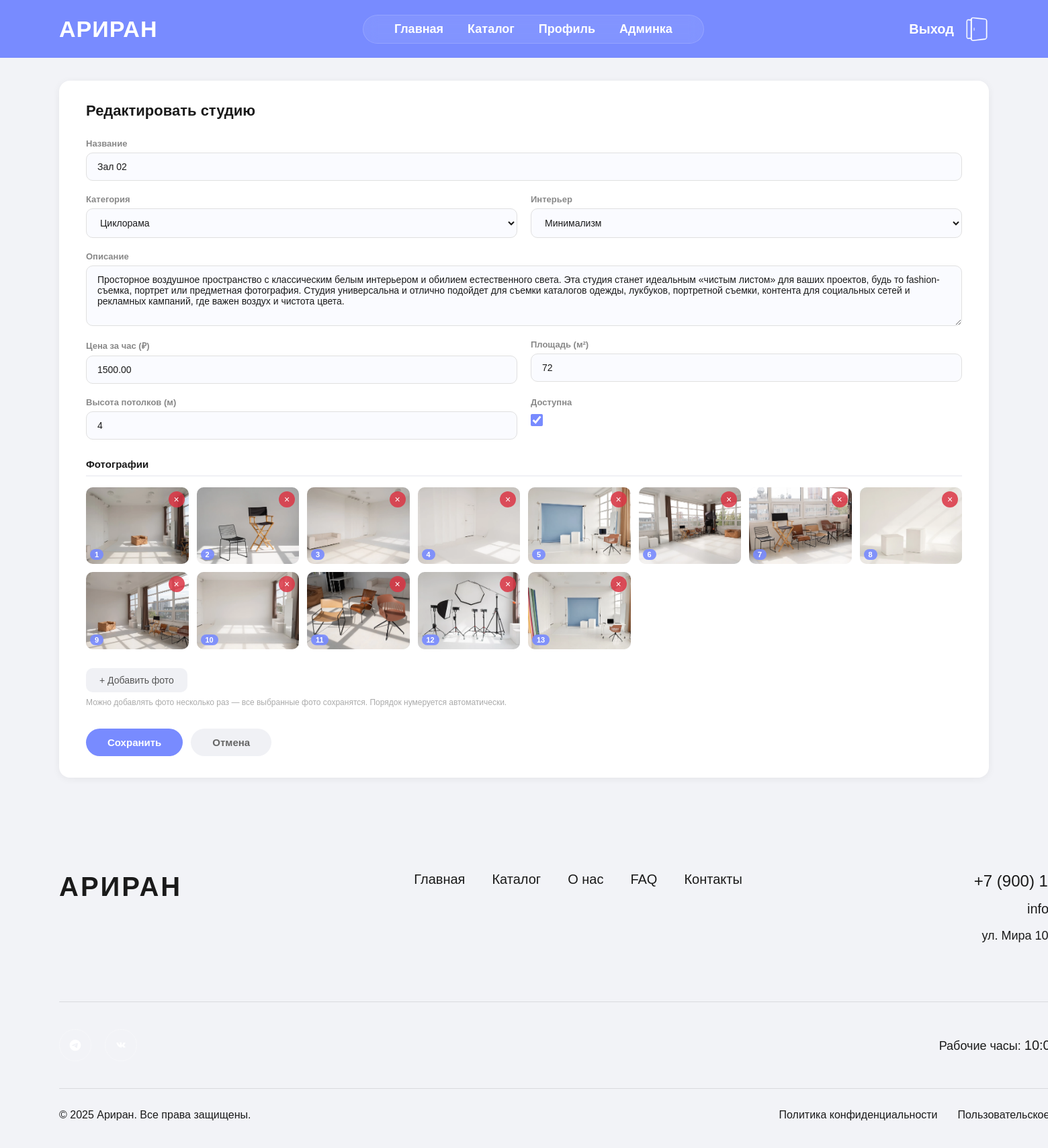
Screenshot of /admin-panel/studio/2/edit/ (signed in) with the database file from the repository.
### studios/models.py (models this page shows, shortened)
class Studio(models.Model):
    name = models.CharField('Название', max_length=255, null=False)
    category = models.ForeignKey(
        Category, on_delete=models.CASCADE,
        related_name='studios',
        null=True, blank=True,
        verbose_name='Категория'
    )
    interior = models.ForeignKey(
        Interior, on_delete=models.CASCADE,
        related_name='studios',
        null=True, blank=True,
        verbose_name='Интерьер'
    )
    description = models.TextField('Описание', null=False)
    price_per_hour = models.DecimalField('Цена за час', max_digits=10, decimal_places=2, null=False)
    area = models.IntegerField('Площадь (м²)', null=False)
    ceiling_height = models.IntegerField('Высота потолков (м)', default=3, null=False)
    is_available = models.BooleanField('Доступна', default=True, null=False)
    created_at = models.DateTimeField('Дата добавления', auto_now_add=True, null=False)
    class Meta:
        verbose_name = 'Студия'
        verbose_name_plural = 'Студии'
        db_table = 'studio'
        ordering = ['name']

class StudioPhoto(models.Model):
    studio = models.ForeignKey(
        Studio, on_delete=models.CASCADE,
        related_name='photos',
        null=False,
        verbose_name='Студия'
    )
    image = models.ImageField('Фото', upload_to='studios/', null=False)
    order = models.IntegerField('Порядок', default=0, null=False)
    class Meta:
        verbose_name = 'Фотография студии'
        verbose_name_plural = 'Фотографии студий'
        db_table = 'studiophoto'
        ordering = ['order']

### studios/views.py (the view)
# urls.py: path('admin-panel/studio/<int:studio_id>/edit/', views.admin_studio_edit, name='admin_studio_edit'),
@admin_required
def admin_studio_edit(request, studio_id):
    studio = get_object_or_404(Studio, pk=studio_id)
    if request.method == 'POST':
        form = StudioForm(request.POST, instance=studio)
        if form.is_valid():
            form.save()
            delete_photo_ids = request.POST.getlist('delete_photos')
            if delete_photo_ids:
                StudioPhoto.objects.filter(id__in=delete_photo_ids, studio=studio).delete()
            remaining = list(studio.photos.order_by('order'))
            for idx, photo in enumerate(remaining):
                photo.order = idx + 1
                photo.save(update_fields=['order'])
            new_photos = request.FILES.getlist('photos')
            start_order = len(remaining) + 1
            for idx, f in enumerate(new_photos):
                StudioPhoto.objects.create(studio=studio, image=f, order=start_order + idx)
            return redirect('/admin-panel/?tab=studios')
    else:
        form = StudioForm(instance=studio)
    photos = studio.photos.all()
    return render(request, 'studios/admin_studio_form.html', {'form': form, 'title': 'Редактировать студию', 'studio': studio, 'photos': photos})

### studios/forms.py
class StudioForm(forms.ModelForm):
    class Meta:
        model = Studio
        fields = ['name', 'category', 'interior', 'description', 'price_per_hour', 'area', 'ceiling_height', 'is_available']
        widgets = {
            'name': forms.TextInput(attrs={'class': 'adm-input'}),
            'category': forms.Select(attrs={'class': 'adm-select'}),
            'interior': forms.Select(attrs={'class': 'adm-select'}),
            'description': forms.Textarea(attrs={'class': 'adm-textarea', 'rows': 4}),
            'price_per_hour': forms.NumberInput(attrs={'class': 'adm-input'}),
            'area': forms.NumberInput(attrs={'class': 'adm-input'}),
            'ceiling_height': forms.NumberInput(attrs={'class': 'adm-input'}),
            'is_available': forms.CheckboxInput(attrs={'class': 'adm-checkbox'}),
        }

### studios/models.py (called while the page is built)
    def __str__(self):
        return self.name

    def __str__(self):
        return self.name

### studios/templates/studios/admin_studio_form.html (shortened to what this page needs)
{% extends 'studios/base.html' %}
{% load static %}
{% block content %}
<div class="adm-page">
    <div class="adm-card">
        <div class="adm-card-title">{{ title }}</div>
        <form method="post" enctype="multipart/form-data" id="studioForm">
            <div class="adm-grid">
                <div class="adm-field full">
                    <label class="adm-label">Название</label>
                    {{ form.name }}
                </div>
                <div class="adm-field">
                    <label class="adm-label">Категория</label>
                    {{ form.category }}
                </div>
                <div class="adm-field">
                    <label class="adm-label">Интерьер</label>
                    {{ form.interior }}
                </div>
                <div class="adm-field full">
                    <label class="adm-label">Описание</label>
                    {{ form.description }}
                </div>
                <div class="adm-field">
                    <label class="adm-label">Цена за час (₽)</label>
                    {{ form.price_per_hour }}
                </div>
                <div class="adm-field">
                    <label class="adm-label">Площадь (м²)</label>
                    {{ form.area }}
                </div>
                <div class="adm-field">
                    <label class="adm-label">Высота потолков (м)</label>
                    {{ form.ceiling_height }}
                </div>
                <div class="adm-field">
                    <label class="adm-label">Доступна</label>
                    {{ form.is_available }}
                </div>
            </div>
            <div class="adm-section">
                <div class="adm-section-title">Фотографии</div>
                {% if photos %}
                <div class="photo-grid" id="existingPhotos">
                    {% for photo in photos %}
                    <div class="photo-item" id="photo-item-{{ photo.id }}">
                        <img src="{{ photo.image.url }}" alt="Фото">
                        <span class="photo-order-badge">{{ forloop.counter }}</span>
                        <button type="button" class="photo-delete" onclick="markDelete(this, {{ photo.id }})">×</button>
                    </div>
                    {% endfor %}
                </div>
                {% endif %}
                <label class="adm-file-label" style="margin-top:12px;">
                    + Добавить фото
                </label>
                <p class="photos-hint">Можно добавлять фото несколько раз — все выбранные фото сохранятся. Порядок нумеруется автоматически.</p>
            </div>
            <div class="adm-actions">
                <button type="submit" class="btn-save">Сохранить</button>
                <a href="/admin-panel/?tab=studios" class="btn-back">Отмена</a>
            </div>
        </form>
    </div>
</div>
{% endblock %}

### studios/static/studios/css/style.css (style rules this page uses)
* { margin: 0; padding: 0; box-sizing: border-box; }
body { font-family: 'Helvetica', 'Helvetica Neue', Arial, sans-serif; overflow-x: hidden; background: #1a1a1a; }
a { text-decoration: none; color: inherit; }

### studios/templates/studios/admin_studio_form.html (style rules this page uses)
body { background: #f2f3f7 !important; }
.adm-page { max-width: 1744px; margin: 0 auto; padding: 120px 88px 60px; }
.adm-card { background: #fff; border-radius: 16px; padding: 32px 40px; box-shadow: 0 2px 12px rgba(0,0,0,0.06); }
.adm-card-title { font-size: 22px; font-weight: 700; color: #1a1a1a; margin-bottom: 28px; }
.adm-grid { display: grid; grid-template-columns: 1fr 1fr; gap: 20px; }
.adm-field { display: flex; flex-direction: column; gap: 6px; }
.adm-field.full { grid-column: 1 / -1; }
.adm-label { font-size: 13px; font-weight: 600; color: #888; }
.adm-input, .adm-select, .adm-textarea { padding: 12px 16px; border: 1px solid #e0e0e0; border-radius: 10px; font-family: Helvetica, Arial, sans-serif; font-size: 14px; color: #1a1a1a; outline: none; transition: border-color 0.2s; background: #fafbff; }
.adm-textarea { resize: vertical; }
.adm-checkbox { width: 18px; height: 18px; accent-color: #788BFF; margin-top: 4px; }
.adm-section { margin-top: 28px; }
.adm-section-title { font-size: 15px; font-weight: 700; color: #1a1a1a; margin-bottom: 16px; padding-bottom: 8px; border-bottom: 2px solid #f0f1f5; }
.photo-grid { display: grid; grid-template-columns: repeat(auto-fill, minmax(140px, 1fr)); gap: 12px; margin-bottom: 16px; }
.photo-item { position: relative; aspect-ratio: 4/3; border-radius: 10px; overflow: hidden; background: #f0f1f5; }
.photo-item img { width: 100%; height: 100%; object-fit: cover; }
.photo-delete { position: absolute; top: 6px; right: 6px; width: 24px; height: 24px; background: rgba(220,53,69,0.85); border: none; border-radius: 50%; color: #fff; font-size: 14px; cursor: pointer; display: flex; align-items: center; justify-content: center; line-height: 1; }
.photo-order-badge { position: absolute; bottom: 6px; left: 6px; background: rgba(120,139,255,0.9); color: #fff; font-size: 11px; font-weight: 700; padding: 2px 7px; border-radius: 20px; pointer-events: none; }
.adm-file-label { display: inline-flex; align-items: center; gap: 8px; padding: 10px 20px; background: #f0f1f5; border-radius: 10px; font-size: 14px; color: #555; cursor: pointer; transition: background 0.2s; }
.photos-hint { font-size: 12px; color: #aaa; margin-top: 8px; }
.adm-actions { display: flex; gap: 12px; margin-top: 32px; }
.btn-save { padding: 12px 32px; background: #788BFF; color: #fff; border: none; border-radius: 50px; font-size: 15px; font-weight: 600; cursor: pointer; font-family: Helvetica, Arial, sans-serif; transition: background 0.2s; }
.btn-back { padding: 12px 32px; background: #f0f1f5; color: #666; border: none; border-radius: 50px; font-size: 15px; font-weight: 600; cursor: pointer; font-family: Helvetica, Arial, sans-serif; text-decoration: none; transition: background 0.2s; }

### rows the page displays
Studio: name "Зал 02", category "Циклорама", interior "Минимализм", description "Просторное воздушное пространство с классическим белым интерьером и обилием естественного света. Эта студия станет идеальным «чистым листом» для ваших проектов, будь то fashion-съемка, портрет или предметная фотография. Студия универсальна и отлично подойдет для съемки каталогов одежды, лукбуков, портретной съемки, контента для социальных сетей и рекламных кампаний, где важен воздух и чистота цвета.", price_per_hour "1500.00", area "72", ceiling_height "4", is_available "☑"
StudioPhoto: image (picture)
StudioPhoto: image (picture)
StudioPhoto: image (picture)
StudioPhoto: image (picture)
StudioPhoto: image (picture)
StudioPhoto: image (picture)
StudioPhoto: image (picture)
StudioPhoto: image (picture)
StudioPhoto: image (picture)
StudioPhoto: image (picture)
StudioPhoto: image (picture)
StudioPhoto: image (picture)
StudioPhoto: image (picture)

### other values shown
{{ title }} "Редактировать студию"
